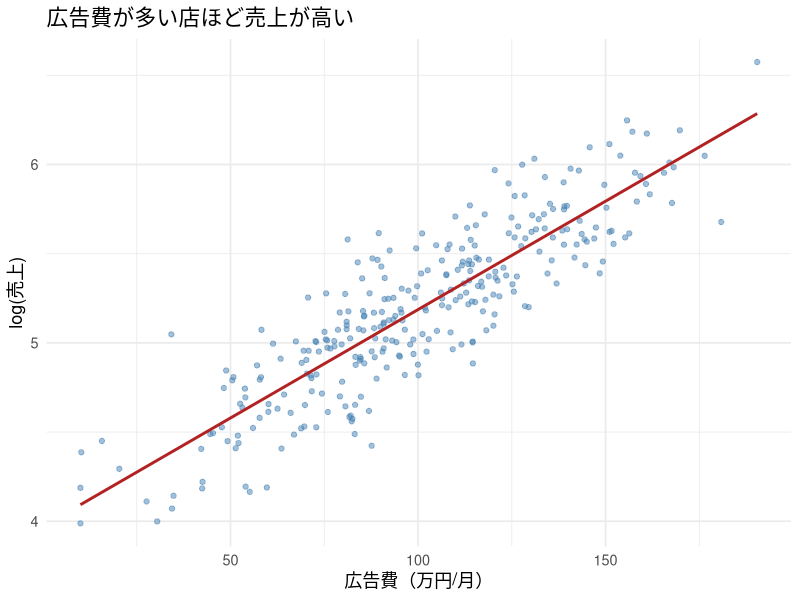
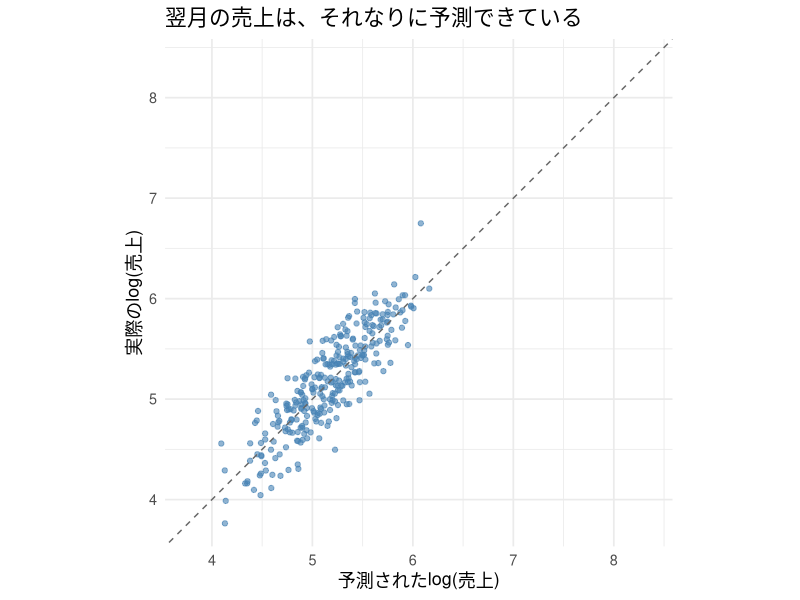
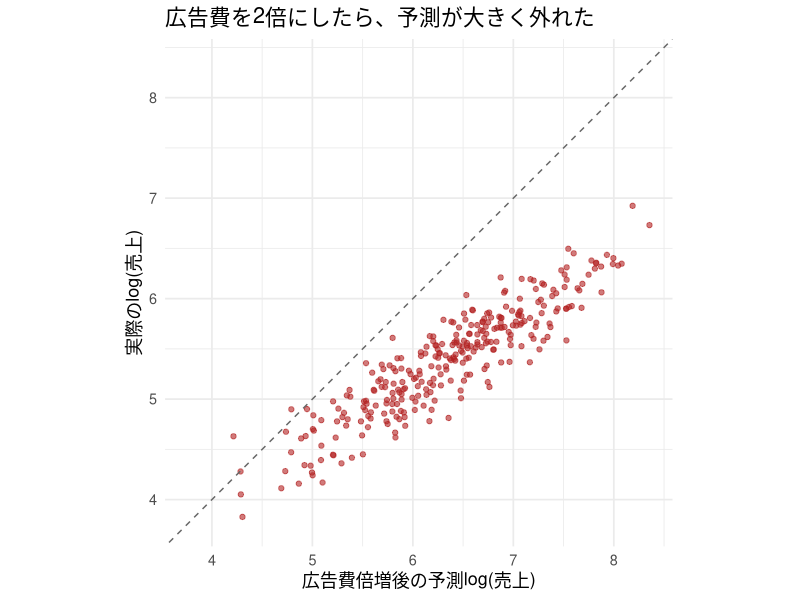
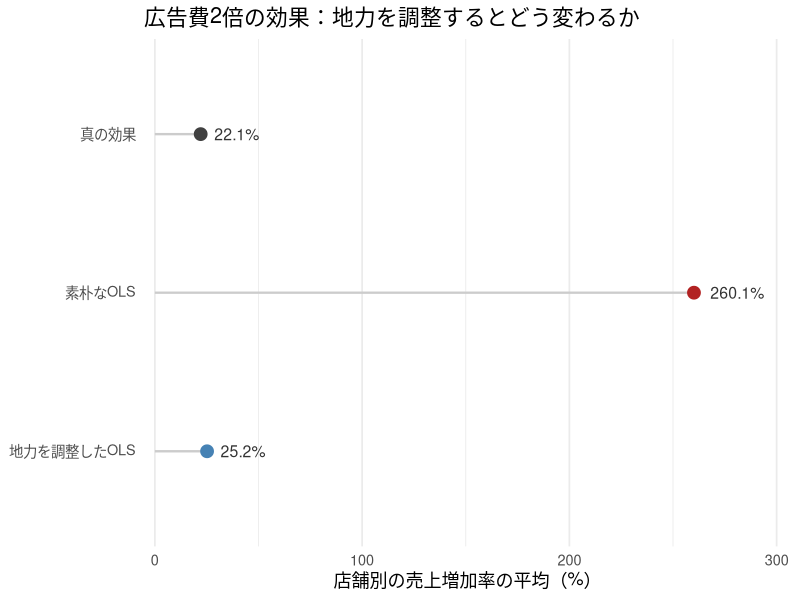
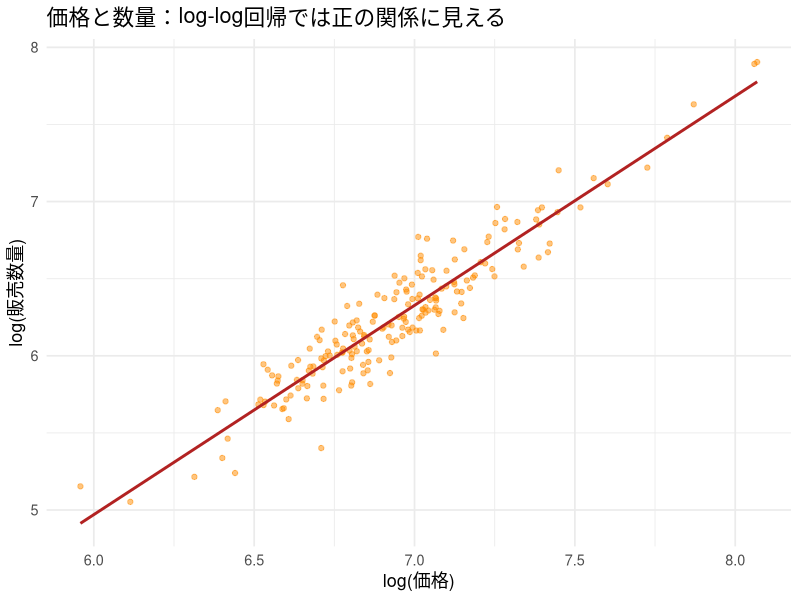
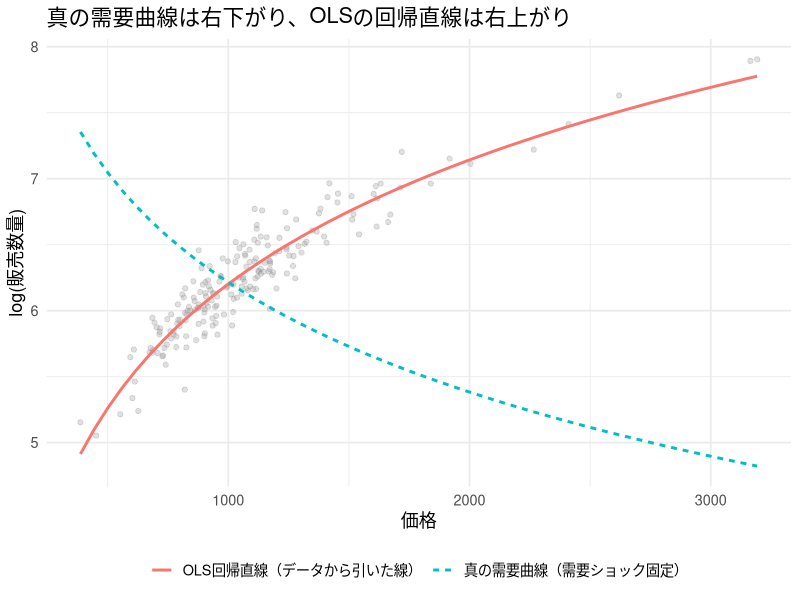
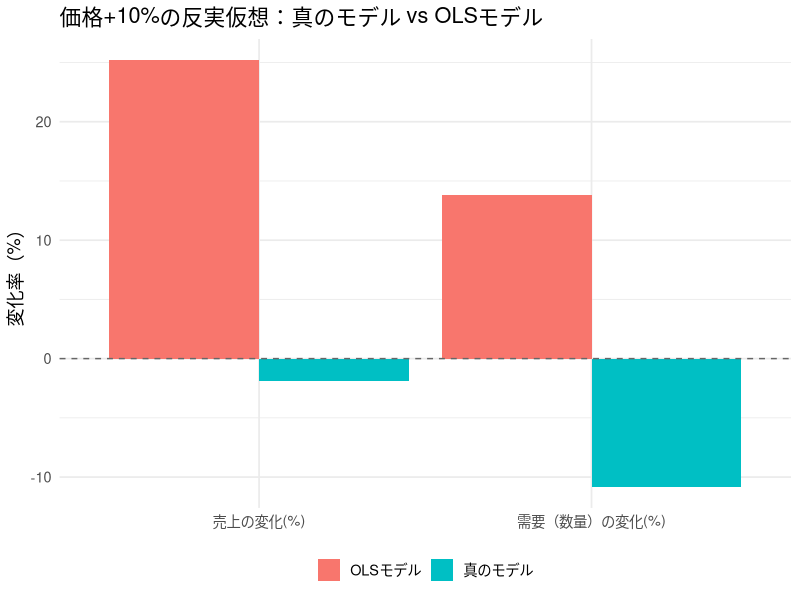

Write the R code that produced these figures, in order.
## ---- chunk 1
#| include: false
library(ggplot2)
library(dplyr)
library(tidyr)

set.seed(20261)

theme_lecture <- function() {
  fam <- if (Sys.info()[["sysname"]] == "Darwin") "Hiragino Sans" else ""
  theme_minimal(base_size = 13, base_family = fam)
}
theme_set(theme_lecture())
knitr::opts_chunk$set(fig.align = "center", dpi = 144)
options(scipen = 8)
## ---- chunk 2
#| label: ad-month1-data
#| include: false
n_stores <- 300

# 店舗の地力（立地・接客力など）。同じ店舗の地力は3か月間変わらない
quality <- rnorm(n_stores, mean = 0, sd = 1)

# 1か月目の広告費（万円/月）：地力が高い店ほど多く配分される
ad_spend <- 100 + 30 * quality + rnorm(n_stores, mean = 0, sd = 15)
ad_spend <- pmax(ad_spend, 10)

# 真の広告効果は小さく、地力の効果は大きい
true_beta_ad <- 0.002
true_beta_quality <- 0.4
log_sales_mean <- 5.0 + true_beta_quality * quality + true_beta_ad * ad_spend
log_sales <- log_sales_mean + rnorm(n_stores, mean = 0, sd = 0.15)

store_df <- data.frame(
  store_id = 1:n_stores,
  quality = quality,
  ad_spend = ad_spend,
  sales = exp(log_sales),
  log_sales = log_sales
)
## ---- chunk 3
#| label: ad-months-data
#| include: false
# 2か月目：同じ店舗に、従来のルールで来月の広告予算が配分される
# この予算は、来月の売上が実現する前に決まっている
next_ad_spend <- pmax(
  100 + 30 * quality + rnorm(n_stores, mean = 0, sd = 15), 10
)
next_log_sales <- 5.0 + true_beta_quality * quality +
  true_beta_ad * next_ad_spend + rnorm(n_stores, mean = 0, sd = 0.15)
next_month_df <- data.frame(
  store_id = store_df$store_id,
  quality = quality,
  ad_spend = next_ad_spend,
  log_sales = next_log_sales,
  sales = exp(next_log_sales)
)

# 3か月目：2か月目の広告予算を据え置く予定だったところ、全店で2倍にする
# 売上ショックは新しく発生する。地力や売上の決まり方は変わらない
intervention_noise <- rnorm(n_stores, mean = 0, sd = 0.15)
intervention_df <- next_month_df
intervention_df$ad_spend <- 2 * next_month_df$ad_spend
intervention_df$log_sales <- 5.0 + true_beta_quality * quality +
  true_beta_ad * intervention_df$ad_spend + intervention_noise
intervention_df$sales <- exp(intervention_df$log_sales)
## ---- chunk 4
#| label: ad-story-results
#| include: false
fit_short <- lm(log_sales ~ ad_spend, data = store_df)
beta_short <- unname(coef(fit_short)["ad_spend"])
intercept_short <- unname(coef(fit_short)["(Intercept)"])

# 1か月目に推定したモデルを固定し、2か月目・3か月目を予測する
pred_next <- predict(fit_short, newdata = next_month_df)
pred_intervention <- predict(fit_short, newdata = intervention_df)
r2_in_sample <- summary(fit_short)$r.squared
ss_tot <- sum((next_month_df$log_sales - mean(next_month_df$log_sales))^2)
r2_next <- 1 - sum((next_month_df$log_sales - pred_next)^2) / ss_tot
baseline_pred <- rep(mean(store_df$log_sales), n_stores)
r2_base <- 1 - sum((next_month_df$log_sales - baseline_pred)^2) / ss_tot

ad_change <- intervention_df$ad_spend - next_month_df$ad_spend
ols_effect <- beta_short * ad_change
true_effect <- true_beta_ad * ad_change
ols_mean_pct <- mean(exp(ols_effect) - 1) * 100
true_mean_pct <- mean(exp(true_effect) - 1) * 100
observed_mean_pct <- mean(intervention_df$sales / next_month_df$sales - 1) * 100

# 予測検証と介入後の図で、軸の範囲と45度線の見え方をそろえる
prediction_limits <- range(c(pred_next, next_month_df$log_sales,
                             pred_intervention, intervention_df$log_sales))
## ---- chunk 5
#| echo: false
#| fig-cap: "1か月目：広告費と売上（log）の散布図とOLS回帰直線"
ggplot(store_df, aes(x = ad_spend, y = log_sales)) +
  geom_point(alpha = 0.5, color = "steelblue") +
  geom_smooth(method = "lm", se = FALSE, color = "firebrick") +
  labs(x = "広告費（万円/月）", y = "log(売上)",
       title = "広告費が多い店ほど売上が高い")
## ---- chunk 6
#| echo: false
#| fig-cap: "2か月目：通常の広告配分が続く月には、予測値と実現値はおおむね45度線付近に並ぶ"
ggplot(data.frame(predicted = pred_next, actual = next_month_df$log_sales),
       aes(x = predicted, y = actual)) +
  geom_point(alpha = 0.6, color = "steelblue") +
  geom_abline(slope = 1, intercept = 0, linetype = "dashed", color = "gray40") +
  coord_fixed(xlim = prediction_limits, ylim = prediction_limits) +
  labs(x = "予測されたlog(売上)", y = "実際のlog(売上)",
       title = "翌月の売上は、それなりに予測できている")
## ---- chunk 7
#| echo: false
#| fig-cap: "3か月目：広告費を2倍にすると、実現した売上は予測を大きく下回る。前の図と軸の範囲は同じ"
ggplot(data.frame(predicted = pred_intervention, actual = intervention_df$log_sales),
       aes(x = predicted, y = actual)) +
  geom_point(alpha = 0.6, color = "firebrick") +
  geom_abline(slope = 1, intercept = 0, linetype = "dashed", color = "gray40") +
  coord_fixed(xlim = prediction_limits, ylim = prediction_limits) +
  labs(x = "広告費倍増後の予測log(売上)", y = "実際のlog(売上)",
       title = "広告費を2倍にしたら、予測が大きく外れた")
## ---- chunk 8
head(store_df)
## ---- chunk 9
fit_short <- lm(log_sales ~ ad_spend, data = store_df)
fit_long  <- lm(log_sales ~ ad_spend + quality, data = store_df)

beta_short <- unname(coef(fit_short)["ad_spend"])
beta_long  <- unname(coef(fit_long)["ad_spend"])
comparison_df <- data.frame(
  model = c("素朴なOLS（広告費のみ）", "地力を調整したOLS", "真の値"),
  beta_ad = c(beta_short, beta_long, true_beta_ad)
)
knitr::kable(comparison_df, digits = 5,
             col.names = c("モデル", "広告費の係数"))
## ---- chunk 10
pred_next <- predict(fit_short, newdata = next_month_df)

# 2か月目の実現値で予測精度を評価する（売上はすべてlog）
ss_res <- sum((next_month_df$log_sales - pred_next)^2)
ss_tot <- sum((next_month_df$log_sales - mean(next_month_df$log_sales))^2)
r2_next <- 1 - ss_res / ss_tot

# ベースライン：1か月目の平均売上(log)だけで予測する
baseline_pred <- rep(mean(store_df$log_sales), nrow(next_month_df))
r2_base <- 1 - sum((next_month_df$log_sales - baseline_pred)^2) / ss_tot

knitr::kable(
  data.frame(method = c("広告費を使う予測モデル", "平均だけのベースライン"),
             next_month_R2 = c(r2_next, r2_base)),
  digits = 3, col.names = c("予測方法", "翌月データでのR²")
)
## ---- chunk 11
# 3か月目の2つの世界：同じquality・同じ売上ショックを使う
no_intervention_log_sales <- 5.0 + true_beta_quality * quality +
  true_beta_ad * next_month_df$ad_spend + intervention_noise

# 真の効果：引き算すると、広告費の変化分だけが残る
true_effect <- intervention_df$log_sales - no_intervention_log_sales

# 素朴なモデルのレポート：同じ予算変更に、OLSの係数を使っている
ols_effect <- predict(fit_short, newdata = intervention_df) -
  predict(fit_short, newdata = next_month_df)

true_mean_pct <- mean(exp(true_effect) - 1) * 100
ols_mean_pct <- mean(exp(ols_effect) - 1) * 100
## ---- chunk 12
# qualityは変えず、広告費だけが異なる2つのデータをモデルに渡す
adjusted_effect <- predict(fit_long, newdata = intervention_df) -
  predict(fit_long, newdata = next_month_df)
adjusted_mean_pct <- mean(exp(adjusted_effect) - 1) * 100

effect_summary <- data.frame(
  method = c("真の効果", "素朴なOLS", "地力を調整したOLS"),
  mean_pct_change = c(true_mean_pct, ols_mean_pct, adjusted_mean_pct)
)
knitr::kable(effect_summary, digits = 1,
             col.names = c("計算方法", "店舗別の売上増加率の平均（%）"))
## ---- chunk 13
#| echo: false
#| fig-cap: "広告費2倍の効果を同じ尺度で比較する。地力を調整すると真の効果に近づく"
effect_summary$method <- factor(effect_summary$method,
  levels = c("地力を調整したOLS", "素朴なOLS", "真の効果"))
ggplot(effect_summary, aes(x = mean_pct_change, y = method, color = method)) +
  geom_segment(aes(x = 0, xend = mean_pct_change, yend = method),
               color = "gray80", linewidth = 0.8) +
  geom_point(size = 4) +
  geom_text(aes(label = paste0(round(mean_pct_change, 1), "%")),
            hjust = -0.3, color = "gray20", size = 4) +
  scale_color_manual(values = c("真の効果" = "gray25", "素朴なOLS" = "firebrick",
                                "地力を調整したOLS" = "steelblue")) +
  scale_x_continuous(expand = expansion(mult = c(0.02, 0.18))) +
  labs(x = "店舗別の売上増加率の平均（%）", y = NULL,
       title = "広告費2倍の効果：地力を調整するとどう変わるか") +
  theme(legend.position = "none", panel.grid.major.y = element_blank())
## ---- chunk 14
#| include: false
# 後続のシミュレーションは改訂前と同じ乱数列を使う
set.seed(20261)
invisible(sample.int(n_stores))
## ---- chunk 15
n_weeks <- 200

# 需要ショック（繁忙期・季節性など、観測しにくい変数）
demand_shock <- rnorm(n_weeks, mean = 0, sd = 1)

# 真の価格弾力性（負の値。需要曲線の傾き）
true_elasticity <- -1.2

# 価格設定：繁忙期には価格も強気に設定される（内生性の源泉）
gamma_price <- 0.3
log_price <- log(1000) + gamma_price * demand_shock + rnorm(n_weeks, mean = 0, sd = 0.05)
price <- exp(log_price)

# 真の需要関数：価格1,000円のときの基準数量を500に置く
phi_demand <- 0.8
log_q_mean <- log(500) + true_elasticity * (log_price - log(1000)) +
  phi_demand * demand_shock
demand_noise <- rnorm(n_weeks, mean = 0, sd = 0.1)
log_q <- log_q_mean + demand_noise
q <- exp(log_q)

price_df <- data.frame(
  week = 1:n_weeks,
  demand_shock = demand_shock,
  demand_noise = demand_noise,
  price = price,
  log_price = log_price,
  q = q,
  log_q = log_q
)

head(price_df)
## ---- chunk 16
#| fig-cap: "価格と販売数量（log-log）：回帰線は右上がりに見える"
ggplot(price_df, aes(x = log_price, y = log_q)) +
  geom_point(alpha = 0.5, color = "darkorange") +
  geom_smooth(method = "lm", se = FALSE, color = "firebrick") +
  labs(x = "log(価格)", y = "log(販売数量)",
       title = "価格と数量：log-log回帰では正の関係に見える")
## ---- chunk 17
fit_price_ols <- lm(log_q ~ log_price, data = price_df)
summary(fit_price_ols)$coefficients
## ---- chunk 18
elasticity_hat_ols <- coef(fit_price_ols)["log_price"]

data.frame(
  method = c("OLS推定値", "真の弾力性"),
  elasticity = c(elasticity_hat_ols, true_elasticity)
)
## ---- chunk 19
#| fig-cap: "真の需要曲線（需要ショックを平均に固定）とOLS回帰直線：向きが逆転している"
price_grid <- seq(min(price_df$price), max(price_df$price), length.out = 50)
log_price_grid <- log(price_grid)

# 真の需要曲線：需要ショックを0（平均的な状態）に固定し、価格だけを動かす
true_log_q_grid <- log(500) + true_elasticity * (log_price_grid - log(1000)) +
  phi_demand * 0
true_curve_df <- data.frame(price = price_grid, log_q = true_log_q_grid, curve = "真の需要曲線（需要ショック固定）")

# OLSの回帰直線
ols_log_q_grid <- coef(fit_price_ols)["(Intercept)"] + elasticity_hat_ols * log_price_grid
ols_curve_df <- data.frame(price = price_grid, log_q = ols_log_q_grid, curve = "OLS回帰直線（データから引いた線）")

curve_compare_df <- rbind(true_curve_df, ols_curve_df)

ggplot() +
  geom_point(data = price_df, aes(x = price, y = log_q), alpha = 0.3, color = "gray60") +
  geom_line(data = curve_compare_df, aes(x = price, y = log_q, color = curve, linetype = curve), linewidth = 1) +
  labs(x = "価格", y = "log(販売数量)", color = NULL, linetype = NULL,
       title = "真の需要曲線は右下がり、OLSの回帰直線は右上がり") +
  theme(legend.position = "bottom")
## ---- chunk 20
new_price <- price_df$price * 1.10
new_log_price <- log(new_price)

# 真のモデルによる反実仮想：価格だけを動かし、需要ショックと個別ノイズは同じ値に保つ
true_new_log_q <- log(500) + true_elasticity * (new_log_price - log(1000)) +
  phi_demand * demand_shock + demand_noise
true_pct_change_q <- (exp(true_new_log_q) - price_df$q) / price_df$q * 100

# OLSモデルによる（内生性に汚染された）反実仮想
ols_intercept <- coef(fit_price_ols)["(Intercept)"]
ols_new_log_q <- ols_intercept + elasticity_hat_ols * new_log_price
ols_old_log_q_fitted <- ols_intercept + elasticity_hat_ols * price_df$log_price
ols_pct_change_q <- (exp(ols_new_log_q) - exp(ols_old_log_q_fitted)) / exp(ols_old_log_q_fitted) * 100

cf_demand_df <- data.frame(
  method = c("真のモデル", "OLSモデル"),
  mean_pct_change_q = c(mean(true_pct_change_q), mean(ols_pct_change_q))
)
knitr::kable(cf_demand_df, digits = 2,
             col.names = c("手法", "価格+10%のときの需要変化（%）"))
## ---- chunk 21
true_new_revenue <- new_price * exp(true_new_log_q)
old_revenue <- price_df$price * price_df$q
true_rev_change <- (true_new_revenue - old_revenue) / old_revenue * 100

ols_new_revenue <- new_price * exp(ols_new_log_q)
ols_old_revenue_fitted <- price_df$price * exp(ols_old_log_q_fitted)
ols_rev_change <- (ols_new_revenue - ols_old_revenue_fitted) / ols_old_revenue_fitted * 100

cf_revenue_df <- data.frame(
  method = c("真のモデル", "OLSモデル"),
  mean_pct_change_revenue = c(mean(true_rev_change), mean(ols_rev_change))
)
knitr::kable(cf_revenue_df, digits = 2,
             col.names = c("手法", "価格+10%のときの売上変化（%）"))
## ---- chunk 22
#| fig-cap: "価格+10%の反実仮想：真のモデルとOLSモデルで結論が正反対になる"
cf_plot_df <- data.frame(
  metric = rep(c("需要（数量）の変化(%)", "売上の変化(%)"), each = 2),
  method = rep(c("真のモデル", "OLSモデル"), 2),
  value = c(mean(true_pct_change_q), mean(ols_pct_change_q),
            mean(true_rev_change), mean(ols_rev_change))
)

ggplot(cf_plot_df, aes(x = metric, y = value, fill = method)) +
  geom_col(position = "dodge") +
  geom_hline(yintercept = 0, linetype = "dashed", color = "gray40") +
  labs(x = NULL, y = "変化率（%）", fill = NULL,
       title = "価格+10%の反実仮想：真のモデル vs OLSモデル") +
  theme(legend.position = "bottom")
